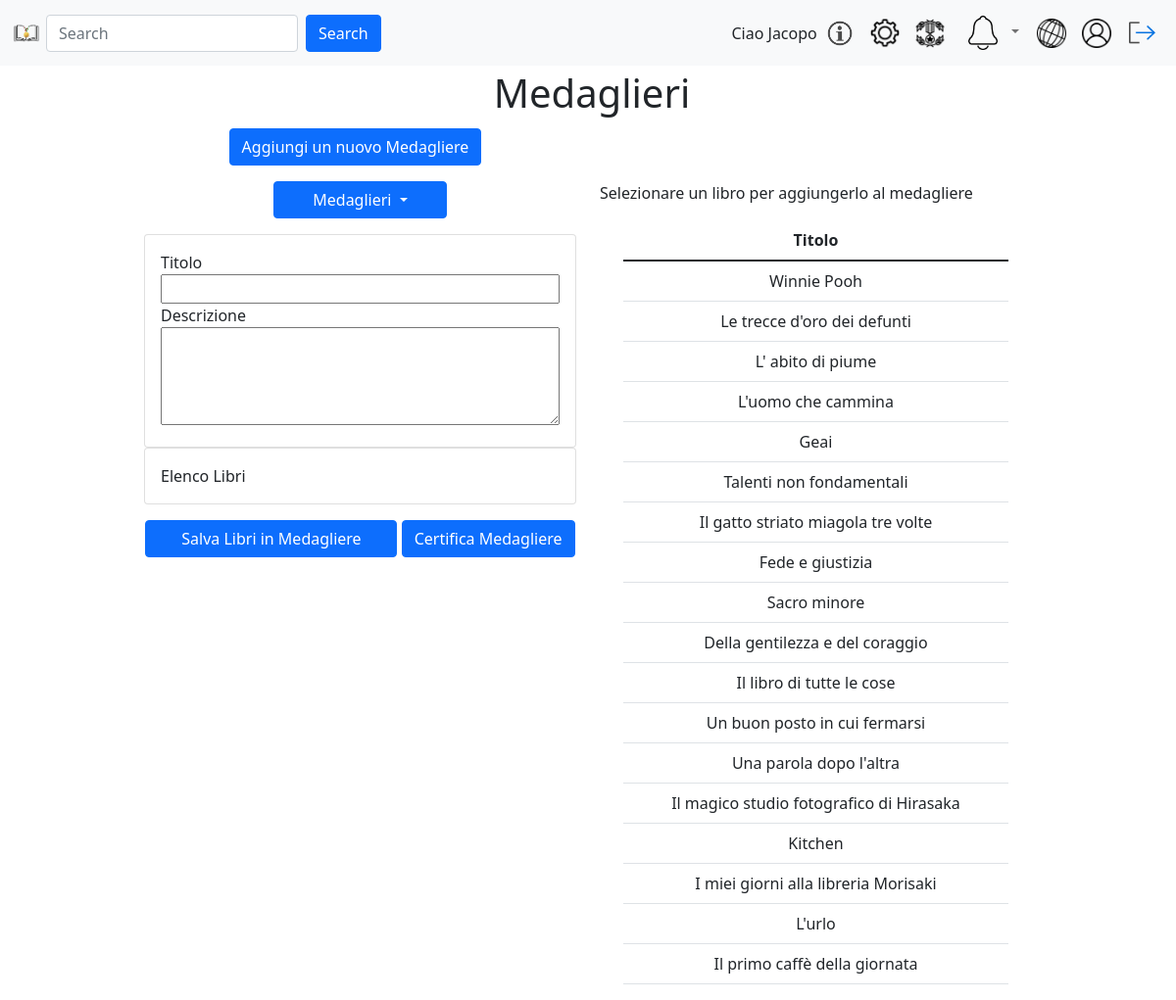
/gestioneMedaglieri.php (signed in), run on the app's committed database.
### tables this page shows
CREATE TABLE `libro` (
  `id` int(8) NOT NULL AUTO_INCREMENT,
  `titolo` varchar(255) NOT NULL,
  PRIMARY KEY (`id`),
  UNIQUE KEY `ID_LIBRO_IND` (`id`)
);

### include/libri.php (called while the page is built, shortened)
<?php
class Libri {
    private $conn;
    public function __construct($conn) {
        $this->conn = $conn;
    }
    public function getLibri() {
    $sql = "SELECT l.id, l.titolo, a.id as autoreId, a.nome FROM libro l, autore a, scrittoda s WHERE l.id = s.libroId AND a.id = s.autoreId ORDER BY a.nome";
    return mysqli_query($this->conn, $sql);
}
}
$libri = new Libri($conn);
?>

### gestioneMedaglieri.php (the view, shortened to what this page needs)
<?php
require_once 'include/config.php';
require_once 'include/libri.php';
?>
<!DOCTYPE html>
<html lang="it">
<head>
    <link rel="stylesheet" type="text/css" href="https://cdn.datatables.net/1.11.5/css/jquery.dataTables.css">
    <link href="https://cdn.jsdelivr.net/npm/bootstrap@5.1.3/dist/css/bootstrap.min.css" rel="stylesheet"
>
    <link rel="stylesheet" type="text/css" href="css/landingPage.css">
    <link rel="stylesheet" type="text/css" href="css/gestioneMedaglieri.css">
</head>
<body>
    <div class="row">
        <div class="col-md-12 text-center m-1">
            <h1>Medaglieri</h1>
        </div>
    </div>
    <main class="container">
        <div class="row">
            <div class="col-md-1"></div>
            <div class="col-md-5 text-center">
                <button type="button" class="btn btn-primary mb-3" data-bs-toggle="modal"
                    data-bs-target="#addMedagliere">
                    Aggiungi un nuovo Medagliere
                </button>
            </div>
            <div class="col-md-5"></div>
            <div class="col-md-1"></div>
        </div>
        <div class="container">
            <div class="row">
                <div class="col-md-1"></div>
                <div class="col-md-5 justify-content-center">
                    <div class="dropdown">
                        <button type="button" id="dropdownButton" class="btn btn-primary dropdown-toggle big"
                            data-bs-toggle="dropdown">
                            Medaglieri
                        </button>
                        <form action="#" method="post">
                            <div class="card">
                                <div class="card-body">
                                    <label for="selectedItemTitoloInput">Titolo</label>
                                    <input type="text" class="flexible-input titolo" id="selectedItemTitoloInput"
                                        name="selectedItemTitoloInput">
                                    <label for="selectedItemDescrizioneInput">Descrizione</label>
                                    <textarea lang="" class="flexible-input descrizione" rows="4" cols="50"
                                        id="selectedItemDescrizioneInput"
                                        name="selectedItemDescrizioneInput"></textarea>
                                </div>
                            </div>
                            <div class="card">
                                <div class="card-body">
                                    Elenco Libri
                                </div>
                            </div>
                        </form>
                        <div class="text-center">
                        <input  class="btn btn-primary" id="salvaLibriInMedagliere" value="Salva Libri in Medagliere">
                        <input type="submit" class="btn btn-primary" value="Certifica Medagliere">
                        </div>
                    </div>
                </div>
                <div class="col-md-5 justify-content-center">
                    <div>
                        <p>Selezionare un libro per aggiungerlo al medagliere</p>
                    </div>
                    <div class="container">
                        <div class="row">
                            <div class="col-md-12">
                                <table id="libriTable" class="table text-center">
                                    <thead>
                                        <tr>
                                            <th>Titolo</th>
                                        </tr>
                                    </thead>
                                    <tbody>
                                        <?php $libriResult = $libri->getLibri();
                                            while ($row = mysqli_fetch_assoc($libriResult)) {?>
                                        <tr>
                                            <td id="libroid-<?php echo $row['id']?>"> <?php echo $row['titolo']; ?> </td>
                                        </tr>
                                        <?php } ?>
                                    </tbody>
                                </table>
                            </div>
                        </div>
                    </div>
                </div>
                <div class="col-md-1"></div>
            </div>
        </div>
    </main>
</body>
</html>

### css/landingPage.css (style rules this page uses)
form { display: block; }

### css/gestioneMedaglieri.css (style rules this page uses)
.titolo { width: 100%; }
.big { display: block; margin: auto; width: 40%; }
.descrizione { width: 100%; height: 100px; resize: vertical; }

### data on the page
libro: titolo "Winnie Pooh"
libro: titolo "Le trecce d'oro dei defunti"
libro: titolo "L' abito di piume"
libro: titolo "L'uomo che cammina"
libro: titolo "Geai"
libro: titolo "Talenti non fondamentali"
libro: titolo "Il gatto striato miagola tre volte"
libro: titolo "Fede e giustizia"
libro: titolo "Sacro minore"
libro: titolo "Della gentilezza e del coraggio"
libro: titolo "Il libro di tutte le cose"
libro: titolo "Un buon posto in cui fermarsi"
libro: titolo "Una parola dopo l'altra"
libro: titolo "Il magico studio fotografico di Hirasaka"
libro: titolo "Kitchen"
libro: titolo "I miei giorni alla libreria Morisaki"
libro: titolo "L'urlo"
libro: titolo "Il primo caffè della giornata"

### other printed values
$_SESSION["username"] "Jacopo"
